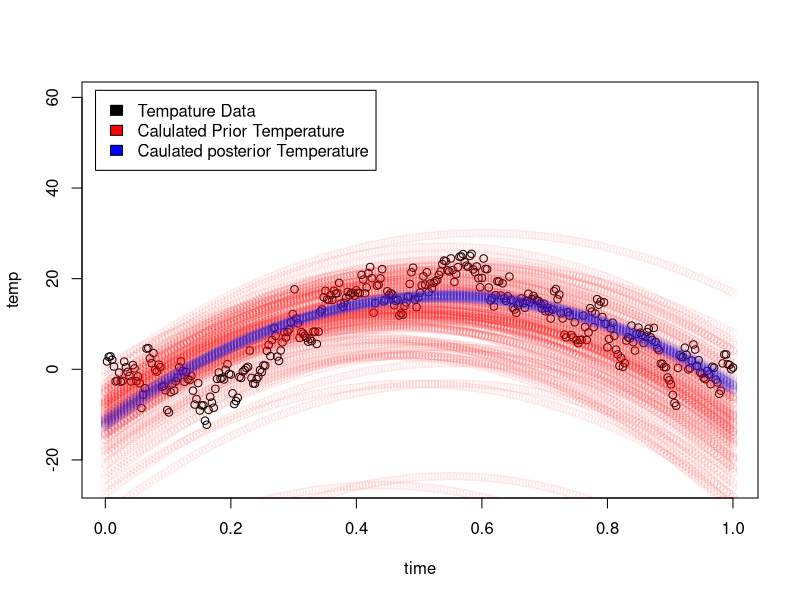
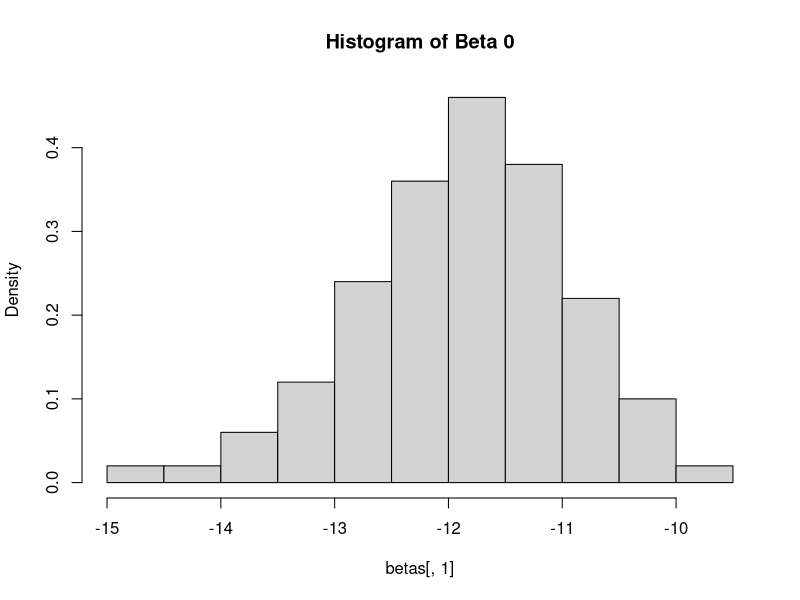
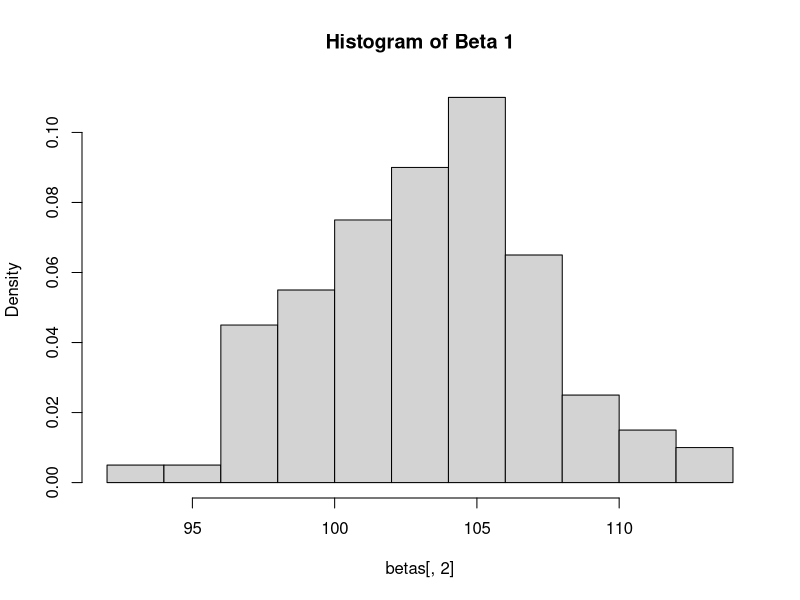
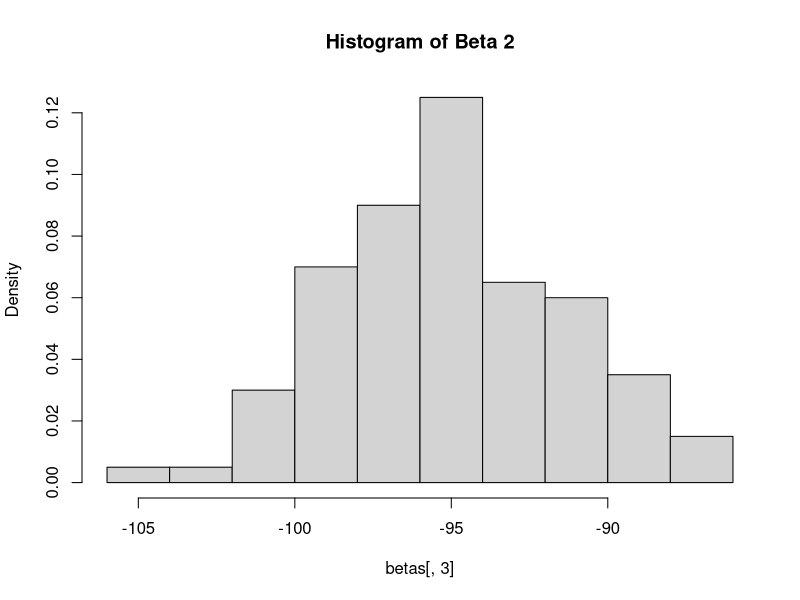
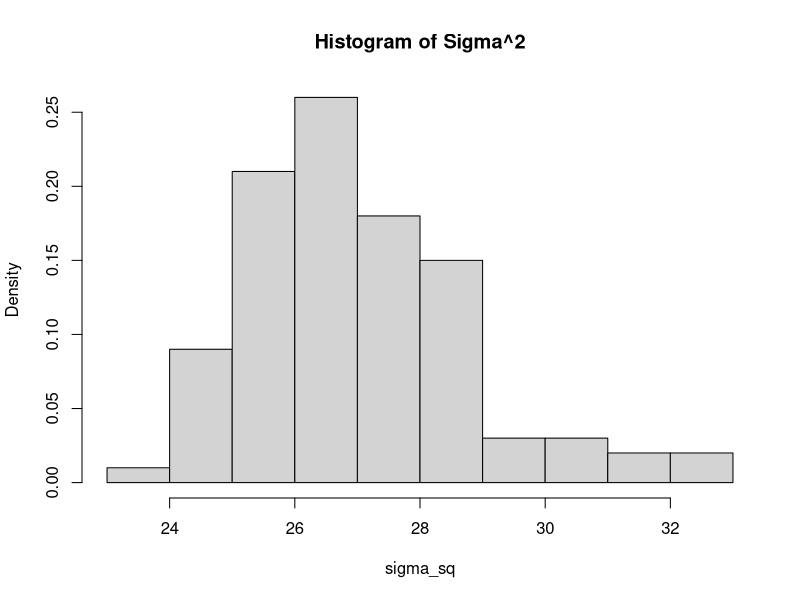
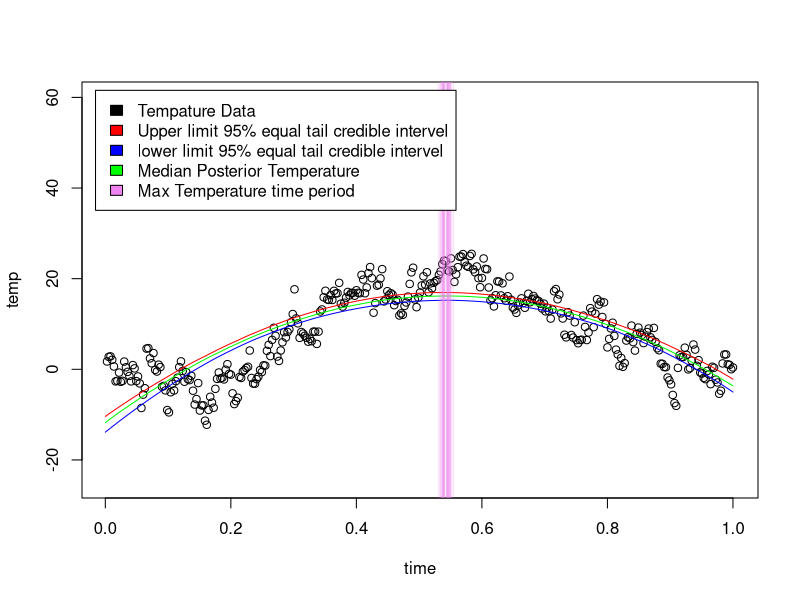
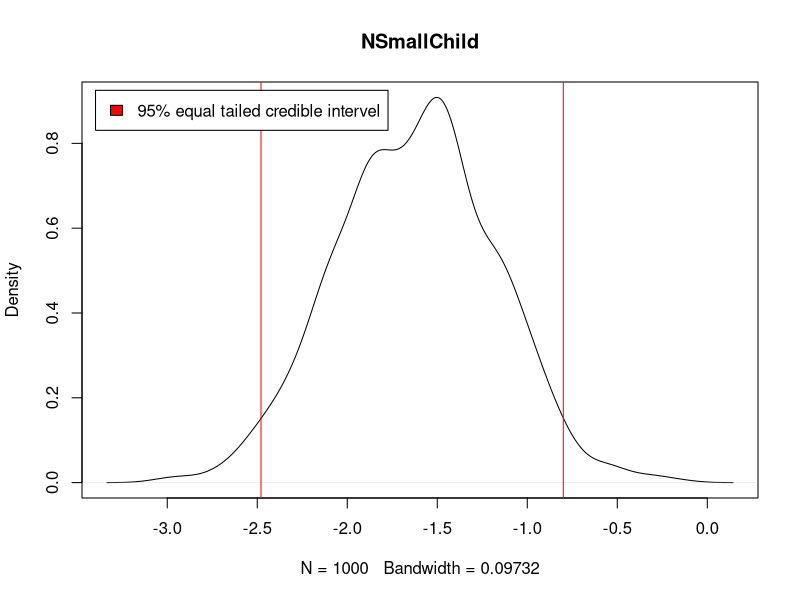
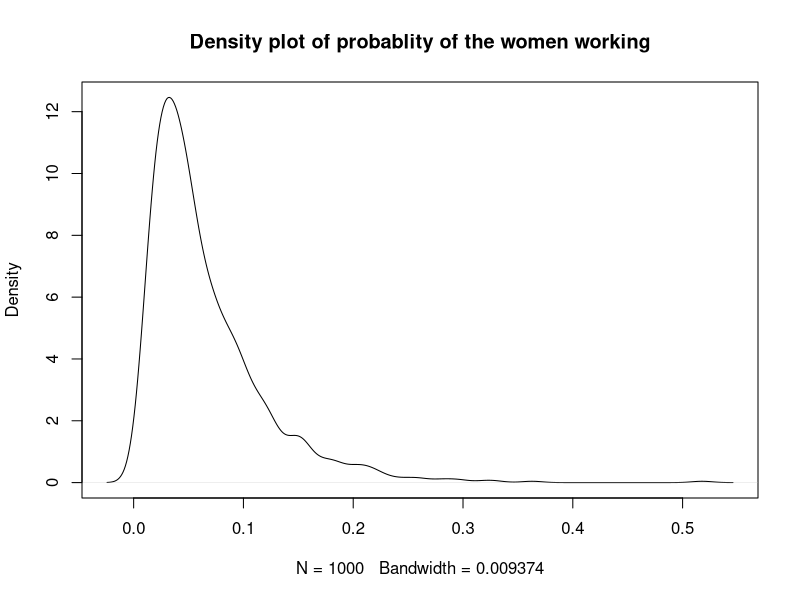

These figures' R source, in order:
library(mvtnorm)
library(scales)

# Lab 2.1.a)

# Initializing hyper parameters of the linear regression model
mu0 = c(-10, 100, -100)
omega0 = 0.12 * diag(3)
v0 = 3
sigma0_sq = 2

# Number of elements to sample for σ^2 and β
N <- 1E2

# Reading data from the given txt file
data <- read.table("TempLambohov.txt", sep = "" , header = T , na.strings ="", stringsAsFactors= F)

# Creating a matrix of 1, time, time^2 from the data read
X = data.frame(const = 1, t = data$time, t2 = data$time^2)

# creating a sampling of 201 values between 0 and 1 for the time variable
time_sample = data.frame(const=1,t = seq(0,1,0.005),t2 =seq(0,1,0.005)^2)

# function to calculate temperate based on the linear regression formula β0 + β1 * time + β2 *time^2
pred_temp <- function(betas){
  pred_temp = as.matrix(time_sample)%*%t(betas)
}

# Sampling for prior σ^2 from Inv−χ2(v0,σ0^2) distribution
X_draws = rchisq(N,v0)                # Taking N samples from the χ2(v0)
sigma_sq = (v0)*sigma0_sq / X_draws   # Simulating draws from Inv−χ2(v0,σ0^2) distribution

# Plotting data points
plot(data,ylim=c(-25, 60))


betas_prior = matrix(nrow=N,ncol=3 )
x_plot = seq(0,1,0.005) 
for (i in 1:N){
  # Simulating draws for prior β from N(μ0, σ^*2Ω0^−1)
  beta = rmvnorm(1, mean = mu0, sigma = sigma_sq[i]*solve(omega0))
  betas_prior[i,]=beta
  # Plotting temperatures predicted from the prior draws
  points(x_plot,t(pred_temp(beta)),col=alpha("red",0.07))
}

# Lab 2.1.b)

# Function to simulate for σ^2 and β from the joint posterior distribution
posterior <- function(X,y, omega0,  mu_0, v0, n, sigma0_sq ){
  posterior_parameters = matrix(nrow=N,ncol=4)
  
  # calculating beta_hat = ((X′X)^−1)X′y 
  beta_hat = solve(t(X)%*%X)%*%t(X)%*%y
  # calculating μn = ((X′X+Ω0)^−1)(X′X*beta_hat + Ω0*μ0)
  mu_n = solve(t(X)%*%X + omega0) %*% (t(X)%*%X%*%beta_hat + omega0%*%mu_0)
  # calculating Ωn = X′X+Ω0
  omega_n = t(X)%*%X + omega0
  # calculating νn = ν0 + n
  v_n = v0 + n
  # calculating v_s = vn*σn^2 = v0 * σ0^2 + (y′y + μ0′* Ω0 * μ0 − μn′* Ωn * μn)
  v_s = v0*sigma0_sq + (t(y)%*%y + t(mu_0)%*%omega0%*%mu_0 - t(mu_n)%*%omega_n%*%mu_n)
  
  # Sampling for posterior σ^2 from Inv−χ2(vn,σn^2) distribution
  X_draws = rchisq(N,v_n)    # Taking N samples from the χ2(vn)
  sigma_sq = v_s / X_draws   # Simulating draws from Inv−χ2(vn,σn^2) distribution
  
  posterior_parameters[,4] = sigma_sq
  temps = matrix(nrow=N,ncol=201)
  for (i in 1:N){
    # Simulating draws for posterior β from N(μn, σ^*2Ωn^−1)
    beta = rmvnorm(1, mean = mu_n, sigma = sigma_sq[i]*solve(omega_n))
    posterior_parameters[i,1:3]=beta
    
    # Predicting temperature values from the posterior β
    temps[i,] = t(pred_temp(beta))
    
    # plotting predcited temperature values
    points(x_plot,t(pred_temp(beta)),col=alpha("blue",0.01))
    
  }
  ret = list(posterior_parameters=posterior_parameters, temps=temps)
  return(ret)
}
legend("topleft", inset=.02, c("Tempature Data", "Calulated Prior Temperature", "Caulated posterior Temperature"), fill=c("black", "red", "blue"))
ret = posterior(as.matrix(X),as.matrix(data$temp),omega0, mu0,v0,dim(data)[1],sigma0_sq)
betas = ret$posterior_parameters[,1:3]
sigma_sq = ret$posterior_parameters[,4]
temps = ret$temps

# # 2.1.b.i)
# # Plotting histogram for each of the marginal posterior parameters
hist(betas[,1], freq = FALSE, main = "Histogram of Beta 0")
hist(betas[,2], freq = FALSE, main = "Histogram of Beta 1")
hist(betas[,3], freq = FALSE, main = "Histogram of Beta 2")
hist(sigma_sq, freq = FALSE, main = "Histogram of Sigma^2")



# 2.1.b.ii)

# Scatter plot of temperature value
plot(data,ylim=c(-25, 60))

post_medians = c()
quants = matrix(nrow=dim(temps)[2],ncol = 2)
for (i in 1:dim(temps)[2]){
  # Finding the median of the predicted temperatures
  med = median(temps[,i])
  # finding the 95% equal tail posterior probablity interval of predicted terperature
  q = quantile(temps[,i],probs=c(.025,0.975))
  q = unname(q)
  
  quants[i,] = c(q[1],q[2])
  
  post_medians = c(post_medians,med)
}
lines(x_plot,post_medians, col = "green")
lines(x_plot,quants[,1], col = "blue")
lines(x_plot,quants[,2], col = "red")

# 2.1.c)

# The time at which the temperature is maximum can be found by solveing the function f'(time) = 0 and solving for time
# This points can be considered as the maximas as f''(time) = 2 * β2 < 0 for all values in β2
# hence time at which temperature is max = -β1/(2*β2)


max_temp_time = -betas[,2]/(2*betas[,3])
abline(v=max_temp_time, col=alpha("violet",0.1))
legend("topleft", inset=.02, c("Tempature Data", "Upper limit 95% equal tail credible intervel", 
                               "lower limit 95% equal tail credible intervel", "Median Posterior Temperature", "Max Temperature time period"), 
       fill=c("black", "red", "blue", "green", "violet"))




library(mvtnorm)

# Lab 2.2.a)

# importing data 
data <- read.table("WomenAtWork.dat", sep = "" , header = T , na.strings ="", stringsAsFactors= F)
col_names = colnames(data)
# Finding the number of covariates in the data the -1 is done as the data imported contains the response y
n_coefs <- dim(data)[2]-1

# Initializing parameters of prior
tau = 5
mu = rep(0,n_coefs)
Sigma = tau*tau*diag(n_coefs)

# sampling one element from the prior of β to use as initial value of β when using optim
prior = rmvnorm(1,mean=mu,sigma=Sigma)

# initializing y as a matrix of the response variable from the data set
y = as.matrix(data$Work)
# initializing x as a matrix the covariates from the data set
X = as.matrix(data[,-1])

# Function to get the log posterior of the logistic regression 
LogPostLogistic <- function(betas,y,X,mu,Sigma){
  
  linPred <- X%*%betas;
  # finding the log likelihood 
  logLik <- sum( linPred*y - log(1 + exp(linPred)));
  # finding the log logPrior using the parameters given
  logPrior <- dmvnorm(betas, mu, Sigma, log=TRUE);
  
  # returning the log posterior as the sum of loglikihood and logPrior
  return(logLik + logPrior)
}

# Using the optim function to find the values of β for which the logposterior is maximum. 
# This would give us the mode of β's in the posterior as the probability densities would be maximum only at the mode of the parameters in the distribution
OptimRes <- optim(prior,LogPostLogistic,gr=NULL,y,X,mu,Sigma,method=c("BFGS"),control=list(fnscale=-1),hessian=TRUE)

# Getting the hessian matrix from the results returned from the optim function
beta_mode_hessian = OptimRes$hessian
# Getting the mode β values as the parameters returned from the optim function
beta_mode = OptimRes$par
# Getting the J(beta_mode) as the negative of the hessian returned 
J = -beta_mode_hessian
# Calculating inverse of J
J_inverse = solve(-beta_mode_hessian)

# Presenting values of beta_mode and inverse J(beta_mode)
print(beta_mode)
print(J_inverse)

# Verifying if the estimated results are reasonable using glmModel
glmModel <- glm(Work ~ 0 + ., data = data, family = binomial)
# The values are found to be quite similar
glmModel

# Sampling 1000 draws from the posterior of the logistic regression 
N = 1000
posterior_beta_draws = rmvnorm(N,beta_mode, J_inverse)

# Plotting the density of the regression coefficients of the variable NSmallChild (6th covariate)
plot(main=col_names[-1][6],density(posterior_beta_draws[,6]))
print(summary(posterior_beta_draws[,6]))
# Getting sampled values for the beta paramters for NSmallChild(6th covariate)
small_kids_draw = posterior_beta_draws[,6]
# Finding the 95% equal tail credible interval from the sampled values for NSmallChild and adding it to the plot
q = quantile(small_kids_draw, probs=c(0.025,0.975))
print(q)
q = unname(q)
q_lo = q[1]
q_hi = q[2]
abline(v=q_lo, col="red")
abline(v=q_hi, col="red")
legend("topleft", inset=.02, c("95% equal tailed credible intervel"), fill=c("red"))



# Lab 2.2.b)

# Creating a data point for a women of age 43, with 2 small children, 12 years of education, 8 years experience and with husband income 20
X_test = c(1,20,12, 8, 43, 2, 0)

# Getting predictions that women is working based for the test case created above based on the sampled beta parameters from the posterior of logistic regression
res = X_test %*% t(posterior_beta_draws) 
yhat_test = exp(res)/(1+exp(res))

# Plotting the distribution of the predicted values of the test case
plot(main = "Density plot of probablity of the women working", density(yhat_test))
hist(yhat_test, main = "Histogram of Prediction of probablity of the women working")

# Lab 2.2.c)
# Finding the distribution for the number of working women out of the 11 of the same type specified above 
# Since the binomial distribution is the sum of bernolli trial
# Hence random draws from the binomial distribution with number of trails as 11 (considering 11 women of same specification)
# and probability of success (working) found for a single women can be get the samples of number of women working out of 11
num_of_working_women <- c()
# looping through all the beta values sampled for posterior
for (ind in 1:dim(posterior_beta_draws)[1]){
  # Considering p as the probability of success for 1 women found using the beta parameter
  p  = yhat_test[ind]
  # Getting number of women working as random draws from the binomial distribution with n = 11 and p = probability of success for one women found using posterior betas
  num_of_working_women = c(num_of_working_women, rbinom(1, 11, p))
}
# Plotting posterior predictive distribution of number of women working out of 11
hist(num_of_working_women, freq = FALSE, probability = TRUE, main = "Histogram of probablity of number of out of 11 women working")
